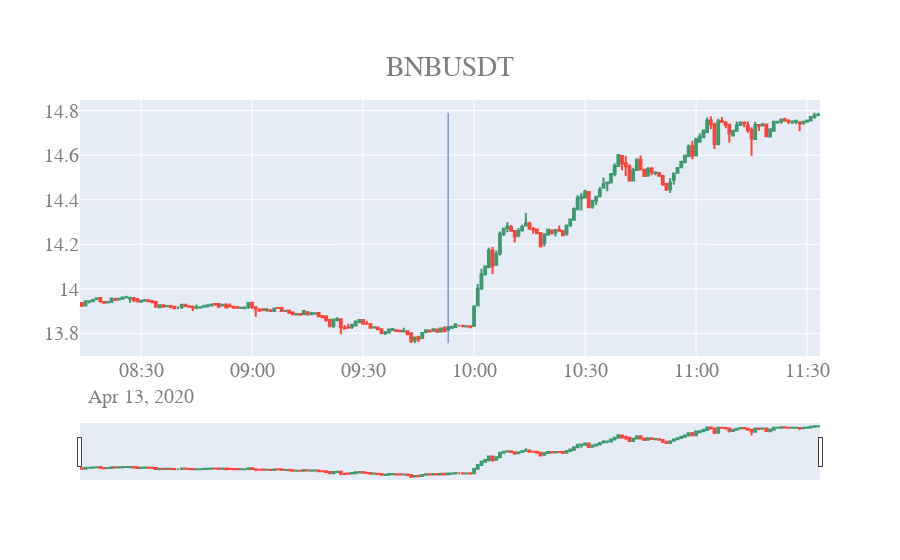

The cell this chart's notebook holds for it:
### Code cell
def candlestick(files):
  first = get_file(files[0])
  max_ = first['high'].max()
  min_ = first['low'].min()
  event_time = first.loc[center_index, 'openTime']

  figures = []
  for file in files:
      df = get_file(file)
      max_ = max(max_, df['high'].max())
      min_ = min(min_, df['low'].min())
      figure = get_figure_for_df(df, file)
      figures.append(figure)

  fig = go.Figure(data=figures)
  fig.update_layout(
    title= {
     'text': ', '.join(files),
     'y':0.9,
     'x':0.5,
     'xanchor': 'center',
     'yanchor': 'top'
    },
   font=dict(
    family="Courier New, monospace",
    size=20,
    color="#7f7f7f"
  ))
  fig.add_shape(
    # Line Vertical
    dict(
        type="line",
        x0=event_time,
        y0=min_,
        x1=event_time,
        y1=max_,
        line=dict(
            color="RoyalBlue",
            width=1
        )
  ))
  fig.show()
 
 
candlestick(files)

### Figure 1 — Plotly figure (JSON) as saved in the notebook; plotly's stock layout.template omitted (floating-point values rounded to 4 significant figures; data arrays with more than 128 entries replaced by an {"elided": "..."} marker saying what was removed)
{"data": [{"close": {"elided": "200 float values"}, "high": {"elided": "200 float values"}, "low": {"elided": "200 float values"}, "name": "BNBUSDT", "open": {"elided": "200 float values"}, "type": "candlestick", "x": {"elided": "200 str values"}}], "layout": {"font": {"color": "#7f7f7f", "family": "Courier New, monospace", "size": 20}, "shapes": [{"line": {"color": "RoyalBlue", "width": 1}, "type": "line", "x0": "2020-04-13T09:53:00", "x1": "2020-04-13T09:53:00", "y0": 13.76, "y1": 14.79}], "title": {"text": "BNBUSDT", "x": 0.5, "xanchor": "center", "y": 0.9, "yanchor": "top"}}}
